Frame 1 (no input): blank canvas, image omitted
Frame 60 (the mouse pressed at the canvas centre just before this capture): blank canvas, image omitted
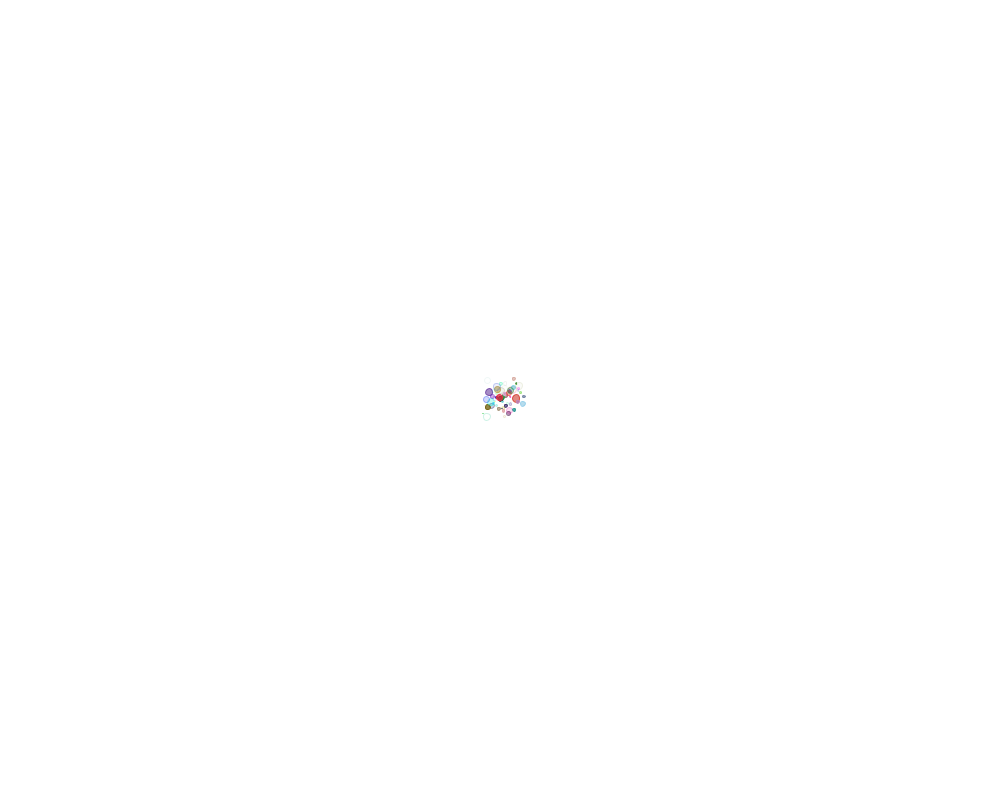
Frame 120 (the mouse held since frame 60 and released just before this capture)

The Processing sketch whose frames 1 and 60 were blank and that drew this single picture after the mouse press (run headless with seeded random() and noise(); from frame 60 on, the mouse is pressed at the canvas centre):

// Processing sketch: mouse_effect
// ── mouse_effect.pde
void setup()
{
  size(1000, 800);
  background(255);
  frameRate(200); //un gros framerate par ce que c'est des ptites bulles et j'en veux pleeeeeeeein
}

float vary_pos(float pos) // cette fonction sert à ce que les bulles ne soient pas pile sur la souris, mais un peu à côté.
{
  float result = (pos + random(25) - random(25));
  return result;
}

/*float fade_out(float opacity) // J'arrive toujours pas à fadeout les bulles... si quelqu'un a une idée :), il faudra sûrement virer ce bout pour le jour J. 
{
   if (opacity > 0)
     {
       opacity--;
       return opacity;
     }
   return 0;
}*/

void draw()
{
  float red = random(240);
  float blue = random(240);
  float green = random(240);
  float opacity = random(205);
  float size = random(8); // la taille des bulles
  if (mousePressed)
  {
    fill(red, blue, green, opacity);
    stroke(red + 10, blue + 10, green + 10, opacity + 50); //le tour des bulles a presque la même couleur et est plus opaque
    ellipse(vary_pos(mouseX), vary_pos(mouseY), size, size);
  } 
  if (keyPressed && key == 'c') // pour clear sans avoir à recharger la page
  {
    clear();
    background(255); //sinon il met un background noir par défaut, ce qui est cool aussi d'ailleurs, ou bien on peut mettre un bouton qui fait passer le fond du noir au blanc mais c'est peut être un peu trop de code. 
  }
}
